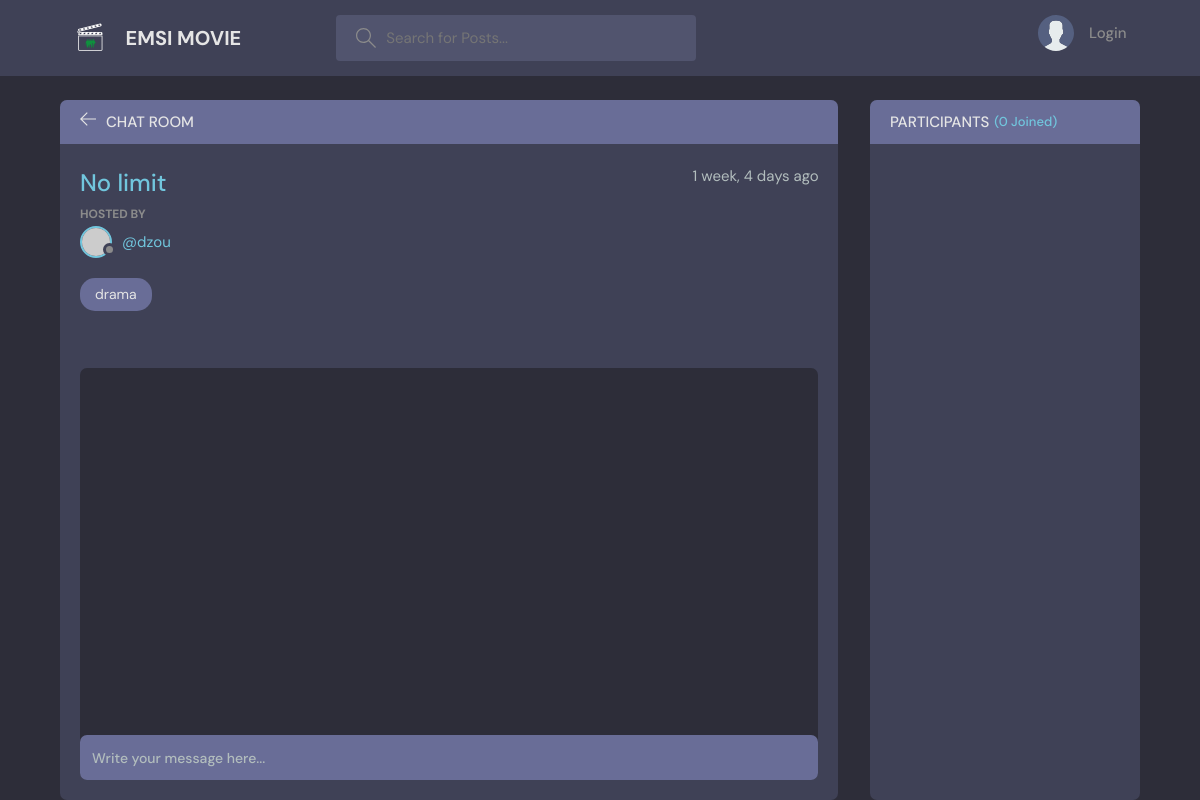
/room_page/6/, run on an earlier commit of the app's database.
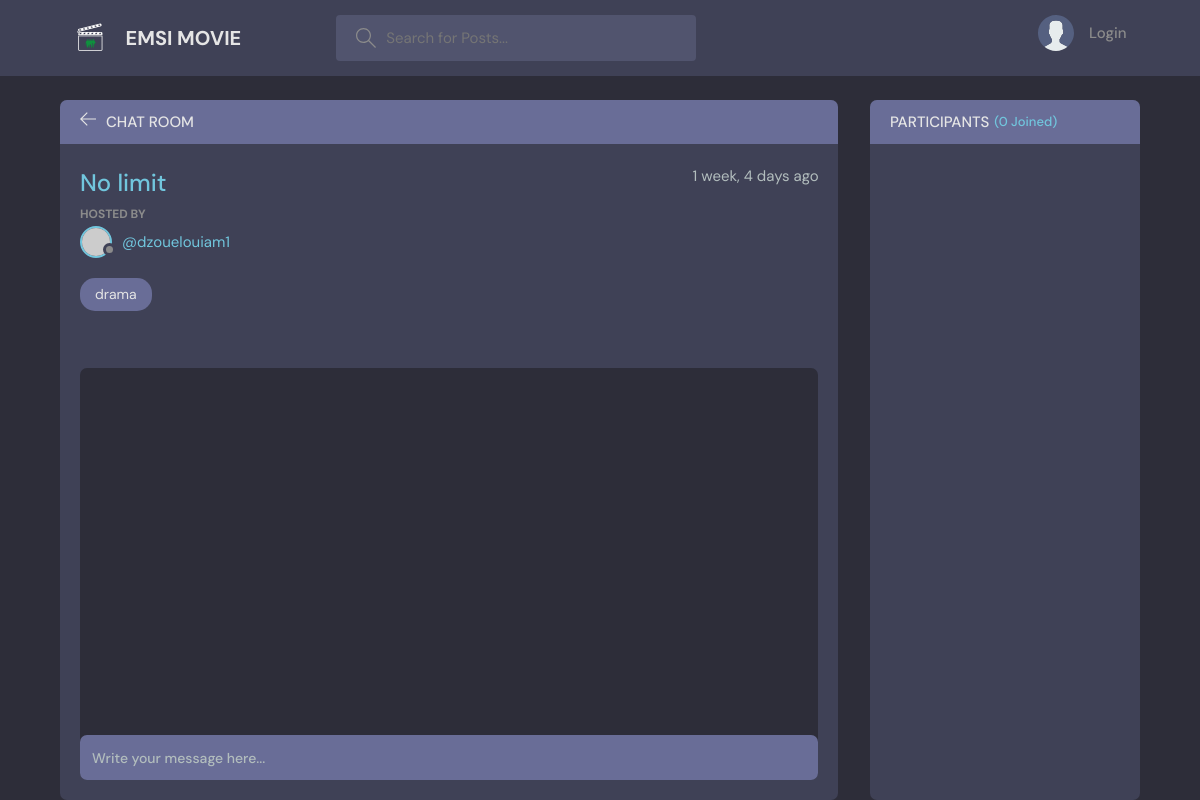
And on a later commit of the database.
### base/models.py (models this page shows, shortened)
class Room(models.Model):
    host = models.ForeignKey(User, on_delete=models.SET_NULL, null=True)
    topic = models.ForeignKey(Topic, on_delete=models.SET_NULL, null=True)
    name = models.CharField(max_length=200)
    description = models.TextField(null=True, blank=True)
    participants =  models.ManyToManyField(
        User, related_name='participants', blank=True)
    updated = models.DateTimeField(auto_now=True)
    created = models.DateTimeField(auto_now_add=True)
    class Meta:
        ordering = [ '-updated', '-created'] #records will be sorted in descending order

class Topic(models.Model):
    name = models.CharField(max_length=200)
    def __str__(self):
        return self.name

### base/views.py (the view, shortened to what this page needs)
# urls.py: path('room_page/<str:pk>/',views.room, name="room"),
def room(request,pk):
    room = Room.objects.get(id=pk)
    room_messages = room.message_set.all()
    participants = room.participants.all()
    context = {'room': room, 'room_messages': room_messages,
    'participants': participants}
    return render(request, 'base/room.html',context)

### base/templates/base/room.html (shortened to what this page needs)
{% extends 'main.html' %}
 {% block content %}
    <main class="profile-page layout layout--2">
      <div class="container">
        <div class="room">
          <div class="room__top">
            <div class="room__topLeft">
              <a href="{% url 'home' %}">
                <svg version="1.1" xmlns="http://www.w3.org/2000/svg" width="32" height="32" viewBox="0 0 32 32">
                  <title>arrow-left</title>
                  <path
                    d="M13.723 2.286l-13.723 13.714 13.719 13.714 1.616-1.611-10.96-10.96h27.625v-2.286h-27.625l10.965-10.965-1.616-1.607z"
                  ></path>
                </svg>
              </a>
              <h3>Chat Room</h3>
            </div>
          </div>
          <div class="room__box scroll">
            <div class="room__header scroll">
              <div class="room__info">
                <h3>{{room.name}}</h3>
                <span>{{room.created|timesince}} ago</span>
              </div>
              <div class="room__hosted">
                <p>Hosted By</p>
                <a href="{%url 'user-profile' room.host.id %}" class="room__author">
                  <div class="avatar avatar--small">
                    <img src="https://randomuser.me/api/portraits/men/37.jpg" />
                  </div>
                  <span>@{{room.host.username}}</span>
                </a>
              </div>
              <span class="room__topics">{{room.topic}}</span>
            </div>
            <div class="room__conversation">
              <div class="threads scroll">
              </div>
            </div>
          </div>
          <div class="room__message">
            <form action="" method ="POST">
              <input name="body" placeholder="Write your message here..." />
            </form>
          </div>
        </div>
        <div class="participants">
          <h3 class="participants__top">Participants <span>({{participants.count}} Joined)</span></h3>
          <div class="participants__list scroll">
          </div>
        </div>
      </div>
    </main>
{% endblock content%}

What changed in the data, as far as the page shows it:
changed Room "No limit": host.username "dzou" → "dzouelouiam1"
